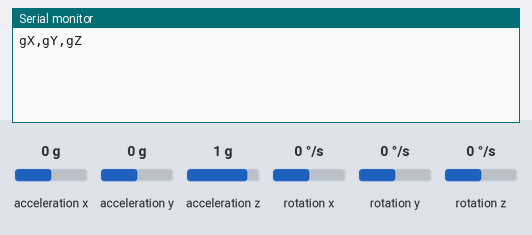
Simulated run of this sketch. Board: Arduino Nano 33 BLE. Parts: the last lines printed to the serial monitor. Inputs (shaded band) come from the test bench; at power-on: acceleration x 0 g, rotation x 0 °/s, acceleration y 0 g, acceleration z 1 g, rotation y 0 °/s, rotation z 0 °/s.

Above: at 1.2 s.
1.3 s: acceleration x set to -1.4 g
At 2.4 s:
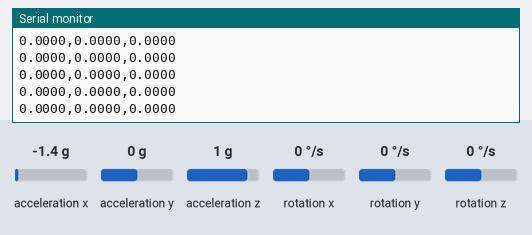
3.2 s: rotation x set to 100 °/s
At 4.2 s:
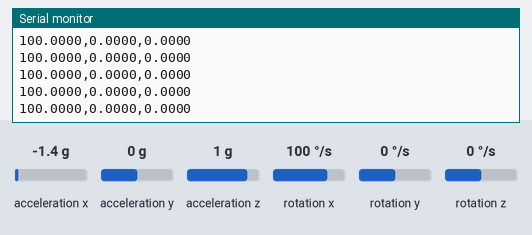

Measured:
- after the input at 1.3 s, the serial monitor: prints a new line at once (image 1)
- after the input at 3.2 s, the serial monitor: prints a new line at once (image 2)

The sketch:

data_generator.ino
```cpp
#include <Arduino_LSM9DS1.h>

const float noise_threshold = 2.2;
const int max_samples = 32;
volatile int num_sample = max_samples;

void setup() {
  // put your setup code here, to run once:
  Serial.begin(9600);
  IMU.begin();
  while(!Serial);
  Serial.println("gX,gY,gZ");
}

void loop() {
  // put your main code here, to run repeatedly:
  float aX, aY, aZ, gX, gY, gZ;
  while (num_sample == max_samples) {
    if (IMU.accelerationAvailable()) {
      IMU.readAcceleration(aX, aY, aZ);
      float aceleration = fabs(aX) + fabs(aY) + fabs(aZ);
      if (aceleration >= noise_threshold) {
        num_sample = 0;
      }
    }
  }

  while (num_sample < max_samples) {
    if (IMU.gyroscopeAvailable()) {
      IMU.readGyroscope(gX, gY, gZ);
      Serial.print(gX, 4);
      Serial.print(",");
      Serial.print(gY, 4);
      Serial.print(",");
      Serial.print(gZ, 4);
      Serial.println();
      num_sample++;
    }
  }
}
```
